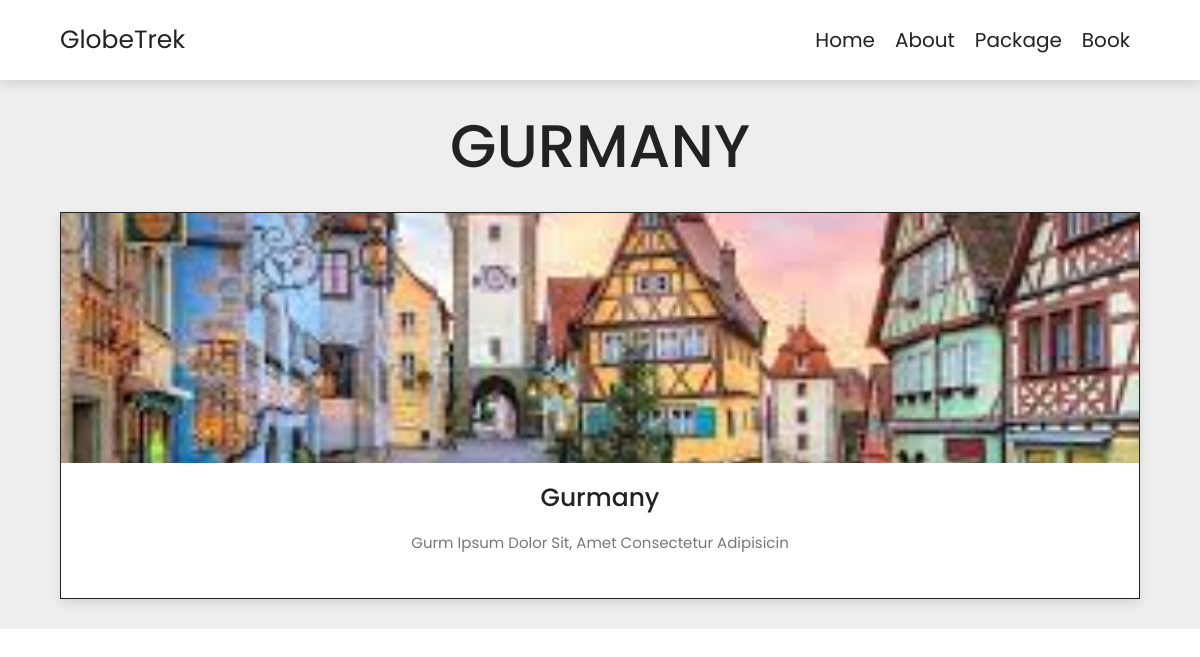
Page /packagedet/3 on the committed database.
### traveling/models.py (models this page shows, shortened)
class package(models.Model):
    package_id=models.AutoField
    package_name=models.CharField(max_length=50)
    package_dis=models.CharField(max_length=50)
    package_image=models.ImageField(upload_to="traveling/image",default="")
    pub_date=models.DateField()

### traveling/views.py (the view)
# urls.py: path('packagedet/<myid>', views.Packagedet, name='packagedet'),
def Packagedet(request,myid):
    packagee=package.objects.get(id=myid)
    data={'pc':packagee}
    return render (request,'packebook.html',data)

### templates/packebook.html
{% include 'header.html' %}
   <section class="home-packages">
      <h1 class="heading-title">{{pc.package_name}}  </h1>
      <div class="box-container">
         <div class="box">
            <div class="image">
               <img src='/media/{{pc.package_image}}' alt="">
            </div>
            <div class="content">
               <h3>{{pc.package_name}}</h3>
               <p>{{pc.package_dis}}</p>
            </div>
         </div>
   </section>

### static/Style.css (style rules this page uses)
:root { --main-color:#8e44ad; --black:#222; --white:#fff; --light-black:#777; --light-white:#fff9; --dark-bg:rgba(0,0,0,.7); --light-bg:#eee; --border:.1rem solid var(--black); --box-shadow:0 .5rem 1rem rgba(0,0,0,.1); --text-shadow:0 1.5rem 3rem rgba(0,0,0,.3); }
* { font-family: 'Poppins', sans-serif; margin:0; padding:0; box-sizing: border-box; outline: none; border:none; text-decoration: none; text-transform: capitalize; }
html { font-size: 62.5%; overflow-x: hidden; }
section { padding:5rem 10%; }
.heading-title { text-align: center; margin-bottom: 3rem; font-size: 6rem; text-transform: uppercase; color:var(--black); }
.home-packages { background: var(--light-bg); }
.home-packages .box-container { display: grid; grid-template-columns: repeat(auto-fit, minmax(30rem, 1fr)); gap: 2rem; }
.home-packages .box-container .box { border:var(--border); box-shadow: var(--box-shadow); background: var(--white); }
.home-packages .box-container .box .image { height: 25rem; overflow: hidden; }
.home-packages .box-container .box .image img { height: 100%; width: 100%; object-fit: cover; transition: .2s linear; }
.home-packages .box-container .box .content { padding:2rem; text-align: center; }
.home-packages .box-container .box .content h3 { font-size: 2.5rem; color:var(--black); }
.home-packages .box-container .box .content p { font-size: 1.5rem; color:var(--light-black); line-height: 2; padding:1rem 0; }
@media (max-width:1200px) { section { padding:3rem 5%; } }

### rows in the picture
package: package_name "GURMANY", package_image (picture), package_name "Gurmany", package_dis "Gurm Ipsum Dolor Sit, Amet Consectetur Adipisicin"
